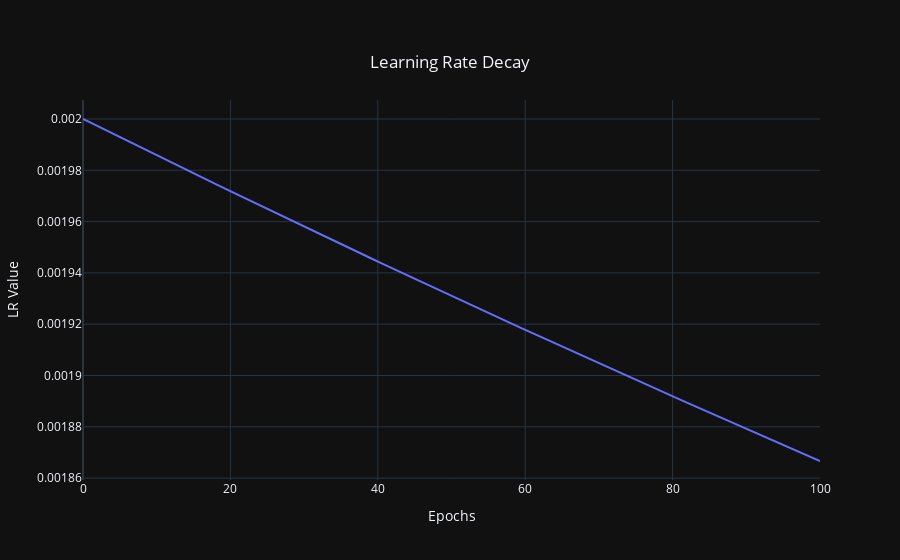

Source (notebook cell):
### Code cell
# set epochs
NUM_EPOCHS = 100
DECAY_STEPS = (len(train_ds)) * 50
print(f"Decay steps per epoch= {DECAY_STEPS}")

# define learning rate decay
lr_decay = tf.keras.optimizers.schedules.InverseTimeDecay(
    0.002, decay_steps=DECAY_STEPS, decay_rate=1, staircase=False
)

# plot the learning rate
step = np.linspace(0, NUM_EPOCHS)
lr = lr_decay(step)

fig = go.Figure()
fig.add_trace(go.Scatter(x=step, y=lr,
                    mode='lines',
                    name='lines'))
fig.update_layout(
    template='plotly_dark',
    title={'text': "Learning Rate Decay", 'y':0.9,'x':0.5,'xanchor': 'center','yanchor': 'top'},
    xaxis_title="Epochs",
    yaxis_title="LR Value",)

# save and display the plot image
fig.write_image("./tests/learning_rate_decay.png", width=1000)
fig.show()

### Figure 1 — Plotly figure (JSON) as saved in the notebook; plotly's stock layout.template omitted (floating-point values rounded to 4 significant figures)
{"data": [{"mode": "lines", "name": "lines", "type": "scatter", "x": [0, 2.041, 4.082, 6.122, 8.163, 10.2, 12.24, 14.29, 16.33, 18.37, 20.41, 22.45, 24.49, 26.53, 28.57, 30.61, 32.65, 34.69, 36.73, 38.78, 40.82, 42.86, 44.9, 46.94, 48.98, 51.02, 53.06, 55.1, 57.14, 59.18, 61.22, 63.27, 65.31, 67.35, 69.39, 71.43, 73.47, 75.51, 77.55, 79.59, 81.63, 83.67, 85.71, 87.76, 89.8, 91.84, 93.88, 95.92, 97.96, 100], "y": [0.002, 0.001997, 0.001994, 0.001991, 0.001988, 0.001986, 0.001983, 0.00198, 0.001977, 0.001974, 0.001971, 0.001968, 0.001966, 0.001963, 0.00196, 0.001957, 0.001954, 0.001952, 0.001949, 0.001946, 0.001943, 0.001941, 0.001938, 0.001935, 0.001932, 0.00193, 0.001927, 0.001924, 0.001922, 0.001919, 0.001916, 0.001914, 0.001911, 0.001908, 0.001906, 0.001903, 0.0019, 0.001898, 0.001895, 0.001892, 0.00189, 0.001887, 0.001885, 0.001882, 0.001879, 0.001877, 0.001874, 0.001872, 0.001869, 0.001867]}], "layout": {"title": {"text": "Learning Rate Decay", "x": 0.5, "xanchor": "center", "y": 0.9, "yanchor": "top"}, "xaxis": {"title": {"text": "Epochs"}}, "yaxis": {"title": {"text": "LR Value"}}}}
